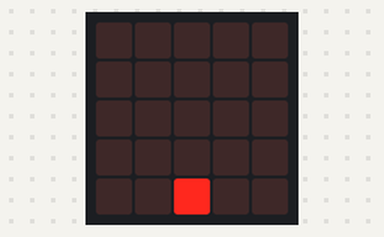
Recording of a program running on a simulated BBC micro:bit running MicroPython. Shown: the board's 5×5 LED display.

Above: at 0.4 s.

The program:

02_ship_position.py
```python
from microbit import *

class Game:

    def __init__(self):
        self.ship_position = 2

    def draw(self):
        display.clear()

        display.set_pixel(self.ship_position, 4, 9)

game = Game() # Create our game object.

while True:

    game.draw()
```
